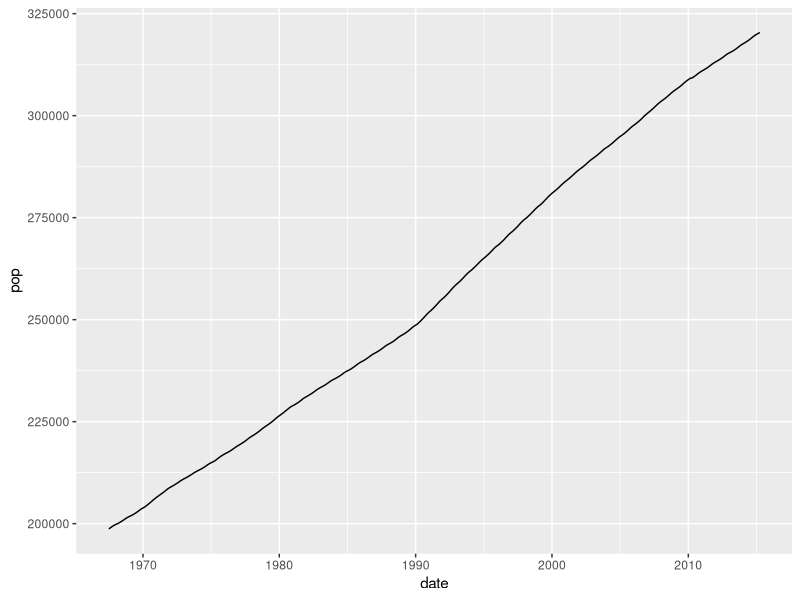
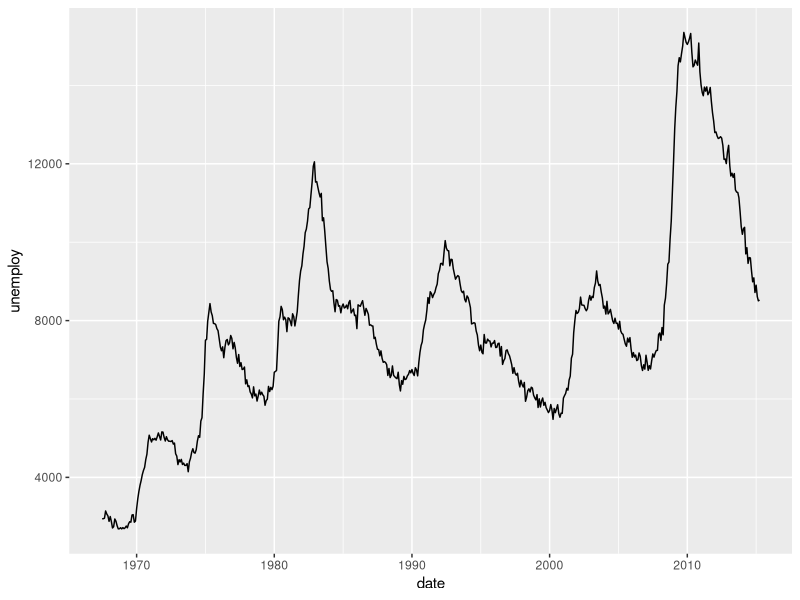
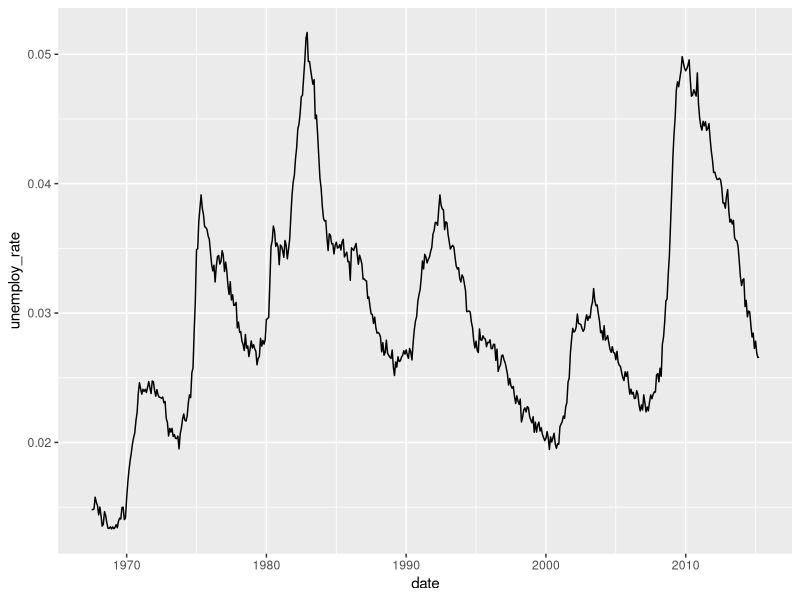
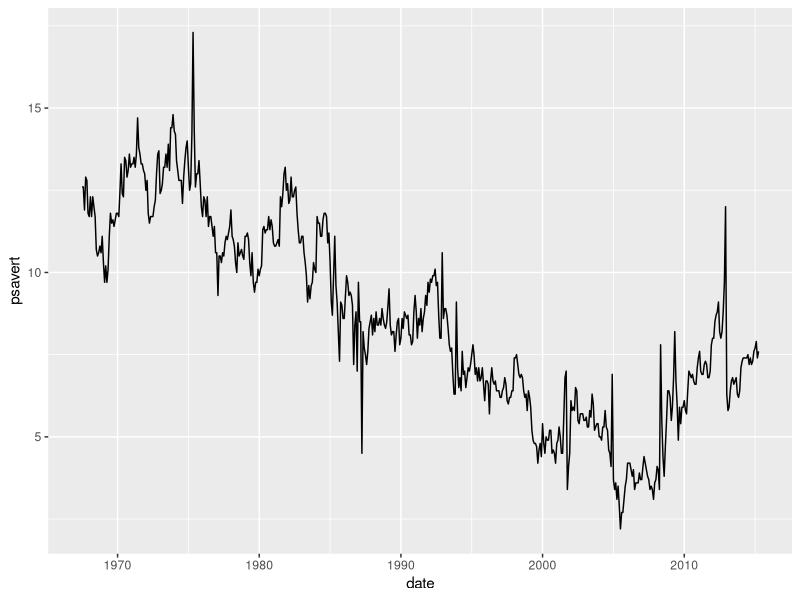
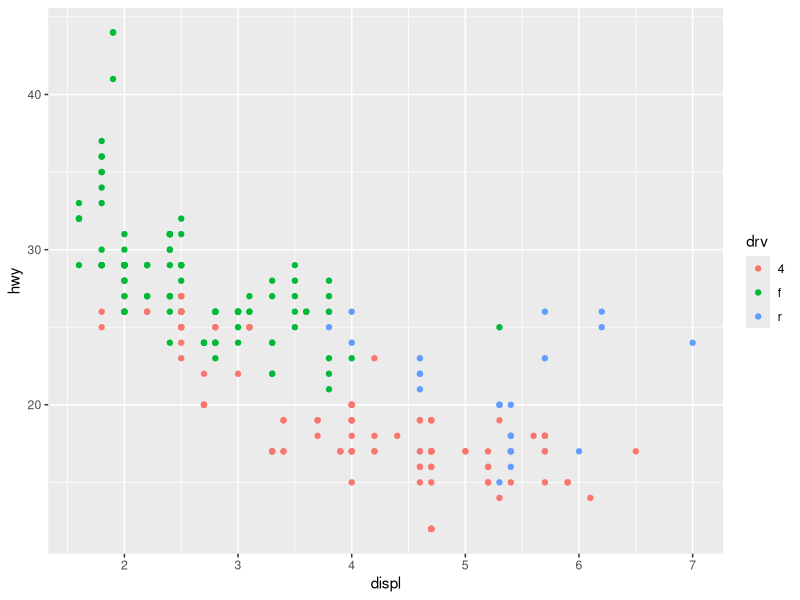
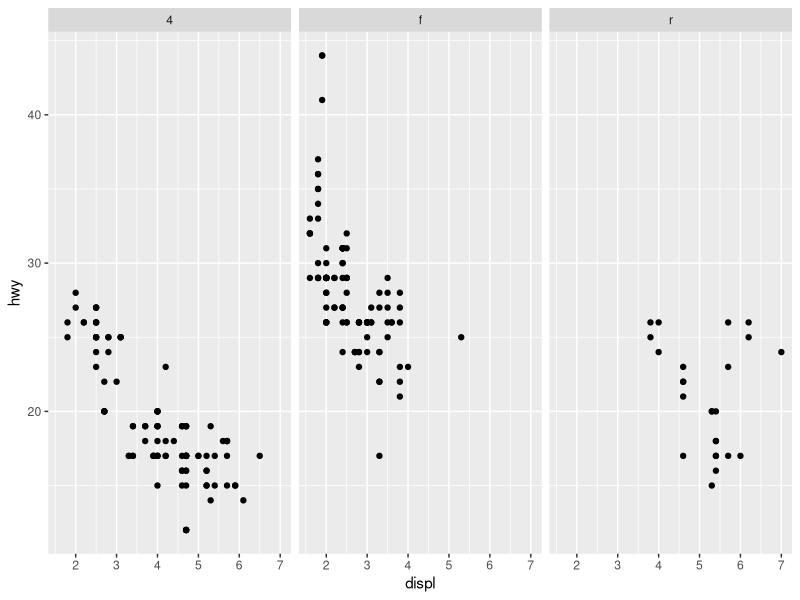
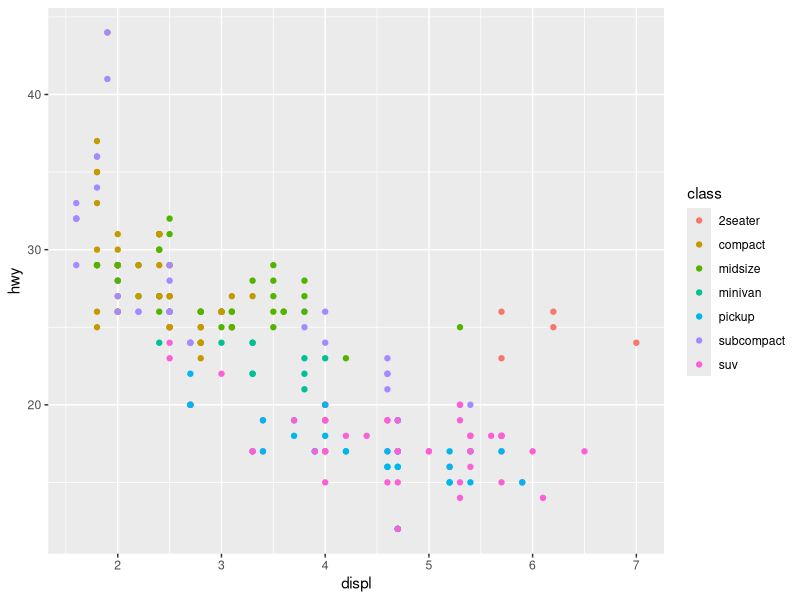
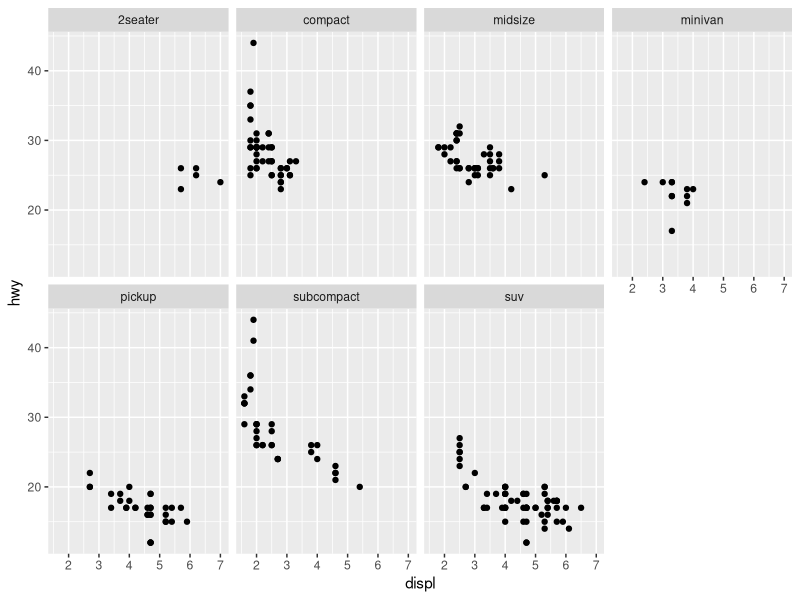

Here is the R script that generated these plots, in order:
library(tidyverse)

# 선 그래프(line graph):
# 시계열 데이터를 표현할 때 많이 사용.
# 시계열 데이터: 시간에 따라서 변하는 데이터. 환율, 주식, 인구수, 감염자수.

# ggplot2::economics 데이터 프레임.
economics <- as.data.frame(ggplot2::economics)

head(economics)
tail(economics)

str(economics)

summary(economics)

# pop(인구) ~ date 시계열(time series) 그래프
ggplot(data = economics) +
  geom_line(mapping = aes(x = date, y = pop))

# unemploy(실업자) ~ date 시계열 그래프
ggplot(data = economics) +
  geom_line(mapping = aes(x = date, y = unemploy))

# economics 데이터 프레임에 unemploy_rate 변수 추가
# unemploy_rate: 전체 인구 대비 실업자 비율(0 ~ 1.0)
# unemploy_rate 시계열 그래프

economics$unemploy_rate <- economics$unemploy / economics$pop
head(economics)

economics <- mutate(economics, unemp_pct = unemploy / pop * 100)
head(economics)

ggplot(data = economics) +
  geom_line(mapping = aes(x = date, y = unemploy_rate))

# psavert ~ date 시계열 그래프
ggplot(data = economics) +
  geom_line(mapping = aes(x = date,  y = psavert))


# Faceting: 한개의 plot에 여러개의 그래프를 그리는 것.

# 구동방식(drv)별 hwy ~ displ 산점도 그래프
ggplot(data = mpg) +
  geom_point(mapping = aes(x = displ, y = hwy, color = drv))

ggplot(data = mpg) +
  geom_point(mapping = aes(x = displ, y = hwy)) +
  facet_wrap(facets = ~ drv)

# hwy ~ displ 산점도 그래프. class별로 facet을 나눠서.
ggplot(data = mpg) +
  geom_point(mapping = aes(x = displ, y = hwy, color = class))

ggplot(data = mpg) +
  geom_point(mapping = aes(x = displ, y = hwy)) +
  facet_wrap(facets = ~ class, nrow = 2)

ggplot(data = mpg) +
  geom_point(mapping = aes(x = displ, y = hwy)) +
  facet_grid(facets = cyl ~ drv)

ggplot(data = mpg) +
  geom_point(mapping = aes(x = displ, y = hwy)) +
  facet_grid(facets = . ~ drv)

ggplot(data = mpg) +
  geom_point(mapping = aes(x = displ, y = hwy)) +
  facet_grid(facets = drv ~ .)

# drv별 hwy의 box plot. class별로 facet을 나눠서.
ggplot(data = mpg) +
  geom_boxplot(mapping = aes(x = drv, y = hwy)) +
  facet_wrap(facets = ~ class)

ggplot(data = mpg) +
  geom_boxplot(mapping = aes(x = drv, y = hwy)) +
  facet_grid(facets = class ~ .)
